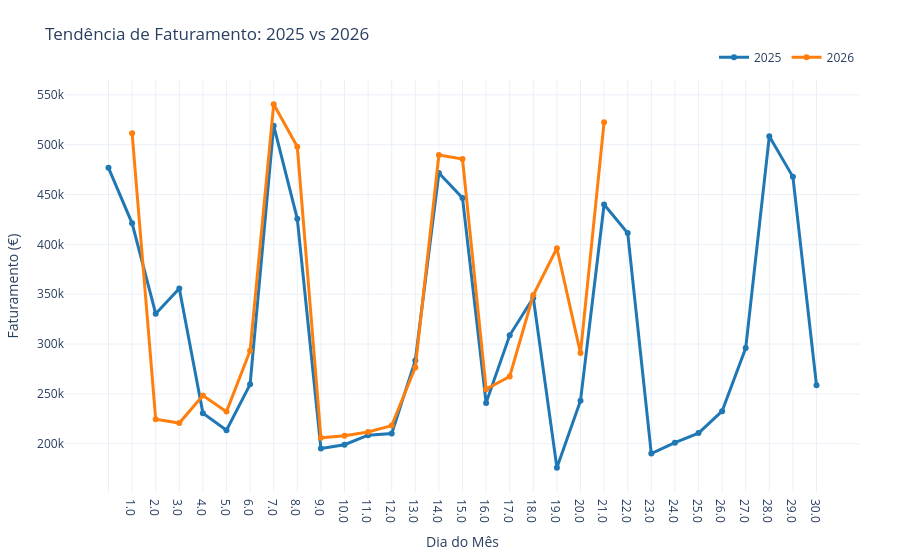

The notebook cell this image was saved under:
### Markdown cell above
### Célula 3: Gráfico de Tendência (Faturamento)

**Excel**: Gráfico de Linhas.

**Prompt sugerido para a IA (BLINDAGEM)**:
> "Cria um gráfico de linhas interativo com **Plotly** para Fact_2025 e Fact_2026. 
> - **Dica de Blindagem**: Para os eixos (`xticks`), usa `df['Dia'].astype(str).tolist()` para garantir que o Plotly não confunda números com posições."

### Code cell
import plotly.graph_objects as go

# Criar o gráfico interativo com Plotly
fig = go.Figure()

# Adicionar linha para 2025
fig.add_trace(go.Scatter(
    x=df['Dia'].astype(str).tolist(), 
    y=df['Fact_2025'],
    mode='lines+markers',
    name='2025',
    line=dict(color='#1f77b4', width=3),
    hovertemplate='Dia %{x}<br>Faturamento: %{y:,.2f} €<extra></extra>'
))

# Adicionar linha para 2026
fig.add_trace(go.Scatter(
    x=df['Dia'].astype(str).tolist(), 
    y=df['Fact_2026'],
    mode='lines+markers',
    name='2026',
    line=dict(color='#ff7f0e', width=3),
    hovertemplate='Dia %{x}<br>Faturamento: %{y:,.2f} €<extra></extra>'
))

# Ajuste de Layout Premium
fig.update_layout(
    title='Tendência de Faturamento: 2025 vs 2026',
    xaxis_title='Dia do Mês',
    yaxis_title='Faturamento (€)',
    hovermode='x unified',
    template='plotly_white',
    legend=dict(orientation="h", yanchor="bottom", y=1.02, xanchor="right", x=1),
    margin=dict(l=40, r=40, t=80, b=40)
)

fig.show()

### Figure 1 — Plotly figure (JSON) as saved in the notebook; plotly's stock layout.template omitted (floating-point values rounded to 4 significant figures)
{"data": [{"hovertemplate": "Dia %{x}<br>Faturamento: %{y:,.2f} €<extra></extra>", "line": {"color": "#1f77b4", "width": 3}, "mode": "lines+markers", "name": "2025", "type": "scatter", "x": ["", "1.0", "2.0", "3.0", "4.0", "5.0", "6.0", "7.0", "8.0", "9.0", "10.0", "11.0", "12.0", "13.0", "14.0", "15.0", "16.0", "17.0", "18.0", "19.0", "20.0", "21.0", "22.0", "23.0", "24.0", "25.0", "26.0", "27.0", "28.0", "29.0", "30.0"], "y": [476800.0, 421100.0, 330500.0, 355900.0, 230700.0, 213600.0, 259600.0, 519100.0, 425700.0, 195200.0, 199100.0, 208600.0, 210300.0, 283500.0, 471600.0, 446700.0, 241000.0, 308800.0, 346400.0, 176000.0, 243200.0, 440000.0, 411300.0, 190200.0, 201100.0, 210700.0, 232700.0, 296000.0, 508400.0, 467700.0, 258700.0]}, {"hovertemplate": "Dia %{x}<br>Faturamento: %{y:,.2f} €<extra></extra>", "line": {"color": "#ff7f0e", "width": 3}, "mode": "lines+markers", "name": "2026", "type": "scatter", "x": ["", "1.0", "2.0", "3.0", "4.0", "5.0", "6.0", "7.0", "8.0", "9.0", "10.0", "11.0", "12.0", "13.0", "14.0", "15.0", "16.0", "17.0", "18.0", "19.0", "20.0", "21.0", "22.0", "23.0", "24.0", "25.0", "26.0", "27.0", "28.0", "29.0", "30.0"], "y": [NaN, 511600.0, 224500.0, 220800.0, 248500.0, 232200.0, 293300.0, 540500.0, 497900.0, 206000.0, 208000.0, 211800.0, 218200.0, 276600.0, 489600.0, 485700.0, 254700.0, 267500.0, 349300.0, 396100.0, 291000.0, 522600.0, NaN, NaN, NaN, NaN, NaN, NaN, NaN, NaN, NaN]}], "layout": {"hovermode": "x unified", "legend": {"orientation": "h", "x": 1, "xanchor": "right", "y": 1.02, "yanchor": "bottom"}, "margin": {"b": 40, "l": 40, "r": 40, "t": 80}, "title": {"text": "Tendência de Faturamento: 2025 vs 2026"}, "xaxis": {"title": {"text": "Dia do Mês"}}, "yaxis": {"title": {"text": "Faturamento (€)"}}}}
